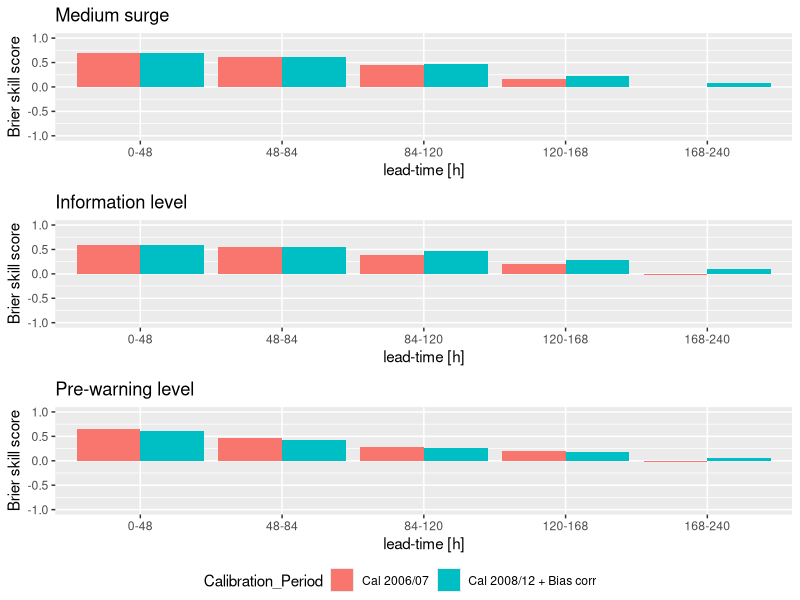

Source code (R):
require("ggplot2")
require("gridExtra")
require("grid")


#make string arrays 

leadtimes = c("0-48", "0-48", "48-84", "48-84","84-120", "84-120", "120-168", "120-168", "168-240", "168-240")
#years = c("2008-2012", "2013-2016", "2008-2012", "2013-2016", "2008-2012", "2013-2016", "2008-2012", "2013-2016", "2008-2012", "2013-2016")
#tides = c("Lowtide", "Hightide", "Lowtide", "Hightide", "Lowtide", "Hightide", "Lowtide", "Hightide", "Lowtide", "Hightide")
#seasons = c("Summer", "Winter", "Summer", "Winter", "Summer", "Winter", "Summer", "Winter", "Summer", "Winter")
#calibration = c("2003/04", "2015/16", "2003/04", "2015/16", "2003/04", "2015/16", "2003/04", "2015/16", "2003/04", "2015/16")
calibration = c("Cal 2006/07", "Cal 2008/12 + Bias corr", "Cal 2006/07", "Cal 2008/12 + Bias corr", "Cal 2006/07", "Cal 2008/12 + Bias corr", "Cal 2006/07", "Cal 2008/12 + Bias corr", "Cal 2006/07", "Cal 2008/12 + Bias corr")



##################################Brier Skill Scores for several locations##############################



#Vlissingen
#BSS_MS = c(0.51, 0.65, 0.41, 0.48, 0.25, 0.22, -0.018, 0.057, -0.0042, -0.046)
#BSS_NS = c(-1.0, -1.0, -0.51, -0.41, 0.026, 0.1, -0.021, -0.075, -0.11, -0.065)
#BSS_IL = c(0.048, 0.58, -0.097, 0.45, -0.46, 0.24, -0.81, -0.18, -1.09, -0.49)
#BSS_PW = c(-0.081, 0.59, -0.3, 0.34, -0.67, -0.07, -0.97, -0.29, -1.07, -0.28)

#Den Helder

#BSS_MS = c(0.66, 0.69, 0.59, 0.6, 0.33, 0.4, 0.015, 0.15, 0.0087, -0.043)
#BSS_NS = c(-1.0, -1.0, 0.3, 0.14, 0.33, 0.3, 0.17, 0.069, -0.023, -0.051)
#BSS_IL = c(0.63, 0.58, 0.57, 0.47, 0.33, 0.29, 0.16, 0.23, 0.040, -0.047)
#BSS_PW = c(0.69, 0.64, 0.65, 0.42, 0.42, 0.27, 0.12, 0.18, 0.098, -0.060)

#Huibertgat
#BSS_MS = c(0.65, 0.74, 0.55, 0.63, 0.45, 0.49, 0.17, 0.28, 0.028, 0.035)
#BSS_NS = c(-0.85, -1.0, 0.37, 0.33, 0.4, 0.36, 0.23, 0.23, -0.003, 0.04)
#BSS_IL = c(0.48, 0.57, 0.45, 0.42, 0.33, 0.28, 0.038, 0.14, -0.072, -0.091)
#BSS_PW = c(0.57, 0.71, 0.55, 0.53, 0.41, 0.35, 0.11, 0.21, -0.016, -0.050)

#Delfzijl

#BSS_MS = c(0.54, 0.57, 0.46, 0.54, 0.34, 0.41, 0.14, 0.21, 0.01, 0.023)
#BSS_NS = c(-0.24, -0.71, 0.47, 0.34, 0.43, 0.32, 0.24, 0.21, 0.059, 0.098)
#BSS_IL = c(0.51, 0.67, 0.5, 0.62, 0.39, 0.48, 0.076, 0.29, -0.058, 0.0029)
#BSS_PW = c(0.55, 0.57, 0.57, 0.51, 0.46, 0.43, 0.21, 0.37, 0.020, 0.1)

#HVH

#BSS_MS = c(0.51, 0.51, 0.33, 0.34, 0.14, 0.19, -0.047, 0.05, 0.044, -0.015)
#BSS_NS = c(-1.0, -1.0, -0.18, -0.28, 0.076, 0.11, 0.019, -0.079, -0.11, -0.11)
#BSS_IL = c(0.61, 0.57, 0.49, 0.43, 0.20, 0.29, -0.10, 0.11, -0.1, -0.074)
#BSS_PW = c(0.51, 0.47, 0.40, 0.35, 0.20, 0.11, -0.048, 0.034, -0.027, 0.0094)


##################tides#################


#HVH

#BSS_MS = c(0.48, 0.54, 0.29, 0.38, 0.15, 0.18, 0.036, -0.022, 0.0041, 0.018)
#BSS_NS = c(-1.0, -1.0, -0.22, -0.23, 0.019, 0.18, -0.11, 0.079, -0.15, -0.058)

#Den Helder

#BSS_MS = c(0.62, 0.73, 0.52, 0.67, 0.35, 0.39, 0.068, 0.12, 0.0099, -0.052)
#BSS_NS = c(-1.0, -1.0, 0.26, 0.22, 0.38, 0.24, 0.19, 0.067, -0.026, -0.041)

#Delfzijl

#BSS_MS = c(0.50, 0.64, 0.47, 0.56, 0.36, 0.40, 0.22, 0.12, 0.037, -0.015)
#BSS_NS = c(-0.57, -0.27, 0.30, 0.56, 0.27, 0.52, 0.16, 0.31, 0.054, 0.10)

########################Seasons###############################
#Delfzijl
#BSS_MS = c(0.26, 0.62, 0.14, 0.55, 0.1, 0.43, 0.008, 0.25, -0.041, -0.013)
#BSS_NS = c(-1.0, 0.27, -0.068, 0.55, 0.21, 0.46, 0.19, 0.29, 0.2, 0.096)

#Den Helder
#BSS_MS = c(0.33, 0.73, 0.26, 0.61, -0.1, 0.41, -0.23, 0.13, -0.058, -0.074)
#BSS_NS = c(-1.0, -0.44, -1.0, 0.49, -0.26, 0.42, -0.48, 0.23, -0.081, 0.027)

#HVH
#BSS_MS = c(0.17, 0.47, -0.024, 0.30, 0.19, 0.058, -0.021, -0.058, -0.026, -0.048)
#BSS_NS = c(-1.0, -1.0, -1.0, 0.25, -1.0, 0.28, -1.0, 0.094, -0.064, 0.075)


######################Calibration0910###################################

#HVH

#BSS_MS = c(0.51, 0.55, 0.33, 0.42, 0.14, 0.25, -0.047, -0.14, 0.044, -0.15)
#BSS_IL = c(0.61, 0.66, 0.49, 0.55, 0.20, 0.27, -0.10, -0.32, -0.1, -0.47)
#BSS_PW = c(0.51, 0.50, 0.40, 0.52, 0.20, 0.22, -0.048, -0.23, -0.027, -0.25)

#Delfzijl

#BSS_MS = c(0.54, 0.49, 0.46, 0.46, 0.34, 0.37, 0.14, 0.18, 0.01, -0.031)
#BSS_NS = c(-0.24, -0.71, 0.47, 0.34, 0.43, 0.32, 0.24, 0.21, 0.059, 0.098)
#BSS_IL = c(0.51, 0.51, 0.5, 0.58, 0.39, 0.48, 0.076, 0.29, 0.16, -0.077)
#BSS_PW = c(0.55, 0.61, 0.57, 0.63, 0.46, 0.51, 0.21, 0.27, 0.020, 0.0085)


#Den Helder

#BSS_MS = c(0.66, 0.60, 0.59, 0.59, 0.33, 0.41, 0.015, 0.0092, 0.0087, -0.0055)
#BSS_NS = c(-1.0, -1.0, 0.3, 0.14, 0.33, 0.3, 0.17, 0.069, -0.023, -0.051)
#BSS_IL = c(0.63, 0.67, 0.57, 0.66, 0.33, 0.53, 0.16, 0.23, 0.040, 0.068)
#BSS_PW = c(0.69, 0.69, 0.65, 0.68, 0.42, 0.58, 0.12, 0.18, 0.098, 0.13)



############################Validation1314/1516######################################

#HVH

#BSS_MS = c(0.5, 0.42, 0.41, 0.48, 0.43, 0.42, 0.33, 0.29, 0.28, 0.07, -0.0024, 0.033, 0.072, -0.086, 0.0076)
#BSS_NS = c(-1.0, -1.0, -1.0, -1.0, -1.0, -1.0, -0.34, -1.0, -1.0, -0.38, 0.11, -0.22, -0.23, -0.32, -0.24)
#BSS_IL = c(0.66, 0.54, 0.52, 0.71, 0.61, 0.59, 0.56, 0.50, 0.48, 0.29, 0.22, 0.24, 0.18, 0.061, 0.11)
#BSS_PW = c(0.47, 0.39, 0.38, 0.55, 0.48, 0.46, 0.43, 0.38, 0.36, 0.25, 0.20, 0.22, 0.14, 0.031, 0.095)

#Delfzijl

#BSS_MS = c(0.58, 0.38, 0.33, 0.61, 0.46, 0.42, 0.53, 0.45, 0.42, 0.38, 0.38, 0.38, 0.11, 0.046, 0.0076)
#BSS_NS = c(-1.0, -1.0, -1.0, 0.21, -1.0, -1.0, 0.19, -0.66, -1.0, 0.0083, 0.075, 0.073, -0.21, -0.19, -0.076)
#BSS_IL = c(0.66, 0.45, 0.42, 0.69, 0.52, 0.49, 0.53, 0.40, 0.39, 0.34, 0.32, 0.31, 0.096, 0.043, 0.082)
#BSS_PW = c(0.65, 0.44, 0.41, 0.58, 0.42, 0.39, 0.43, 0.34, 0.32, 0.25, 0.22, 0.20, 0.1, 0.077, 0.091)

#Den Helder

#BSS_MS = c(0.67, 0.52, 0.42, 0.60, 0.53, 0.45, 0.52, 0.44, 0.38, 0.28, 0.24, 0.22, 0.13, 0.12, 0.12)
#BSS_NS = c(-1.0, -1.0, -1.0, -0.20, -1.0, -1.0 ,0.06, -1.0, -1.0, -0.095, -0.21, -0.42, -0.090, -0.21, -0.1)
#BSS_IL = c(0.55, 0.49, 0.39, 0.42, 0.47, 0.40, 0.23, 0.39, 0.36, 0.11, 0.19, 0.20, 0.055, 0.063, 0.078)
#BSS_PW = c(0.53, 0.40, 0.32, 0.46, 0.32, 0.29, 0.24, 0.066, 0.1, 0.16, 0.05, 0.0073, 0.034, 0.006, 0.02)


###############################Validation1516#################################

#HVH

#BSS_MS = c(0.5, 0.41, 0.48, 0.42, 0.33, 0.28, 0.07, 0.033, 0.072, 0.0076)
#BSS_NS = c(-1.0, -1.0, -1.0, -1.0, -0.34, -1.0, -0.38, -0.22, -0.23, -0.24)
#BSS_IL = c(0.66, 0.52, 0.71, 0.59, 0.56, 0.48, 0.29, 0.24, 0.18, 0.11)
#BSS_PW = c(0.47, 0.38, 0.55, 0.46, 0.43, 0.36, 0.25, 0.22, 0.14, 0.095)

#Delfzijl

#BSS_MS = c(0.58, 0.33, 0.61, 0.42, 0.53, 0.42, 0.38, 0.38, 0.11, 0.076)
#BSS_NS = c(-1.0, -1.0, 0.21, -1.0, 0.19, -1.0, 0.0083, 0.073, -0.21, -0.076)
#BSS_IL = c(0.66, 0.42, 0.69, 0.49, 0.53, 0.39, 0.34, 0.31, 0.096, 0.082)
#BSS_PW = c(0.65, 0.41, 0.58, 0.39, 0.43, 0.32, 0.25, 0.20, 0.1, 0.091)

#Den Helder

#BSS_MS = c(0.67, 0.42, 0.60, 0.45, 0.52, 0.38, 0.28, 0.22, 0.13, 0.12)
#BSS_NS = c(-1.0, -1.0, -0.20, -1.0, 0.06, -1.0, -0.095, -0.42, -0.090, -0.1)
#BSS_IL = c(0.55, 0.39, 0.42, 0.40, 0.23, 0.36, 0.11, 0.20, 0.055, 0.078)
#BSS_PW = c(0.53, 0.32, 0.46, 0.29, 0.24, 0.1, 0.16, 0.0073, 0.034, 0.02)

###############################Validation cal0912 / cal0912 + Cor 1317############################################

#HVH

#BSS_MS = c(0.52, 0.50, 0.39, 0.40, 0.23, 0.25, 0.063, 0.11, 0.018, 0.067)
#BSS_NS = c(-1.0, -1.0, -1.0, -1.0, -1.0, -1.0, -0.34, -1.0, -1.0, -0.38, 0.11, -0.22, -0.23, -0.32, -0.24)
#BSS_IL = c(0.63, 0.65, 0.57, 0.58, 0.43, 0.45, 0.20, 0.26, 0.051, 0.13)
#BSS_PW = c(0.48, 0.45, 0.45, 0.45, 0.28, 0.30, 0.15, 0.20, 0.086, 0.15)

#Delfzijl

#BSS_MS = c(0.58, 0.62, 0.57, 0.60, 0.44, 0.48, 0.24, 0.32, 0.032, 0.12)
#BSS_NS = c(-1.0, -1.0, -1.0, 0.21, -1.0, -1.0, 0.19, -0.66, -1.0, 0.0083, 0.075, 0.073, -0.21, -0.19, -0.076)
#BSS_IL = c(0.71, 0.68, 0.68, 0.65, 0.53, 0.54, 0.32, 0.36, 0.045, 0.14)
#BSS_PW = c(0.62, 0.65, 0.55, 0.58, 0.45, 0.47, 0.34, 0.32, 0.11, 0.13)

#Den Helder

BSS_MS = c(0.70, 0.70, 0.61, 0.62, 0.44, 0.47, 0.17, 0.22, 0.0013, 0.075)
#BSS_NS = c(-1.0, -1.0, -1.0, -0.20, -1.0, -1.0 ,0.06, -1.0, -1.0, -0.095, -0.21, -0.42, -0.090, -0.21, -0.1)
BSS_IL = c(0.60, 0.59, 0.54, 0.56, 0.38, 0.46, 0.21, 0.28, -0.017, 0.10)
BSS_PW = c(0.66, 0.62, 0.46, 0.43, 0.29, 0.26, 0.20, 0.18, -0.030, 0.058)


###########################################################

#make dataframe

dataframe = data.frame(leadtimes = leadtimes, Calibration_Period = calibration)

#assign BSS to dataframe


dataframe$Brier_Skill_Score_MediumSurge = BSS_MS
#dataframe$Brier_Skill_Score_NegSurge = BSS_NS
dataframe$Brier_Skill_Score_IL = BSS_IL
dataframe$Brier_Skill_Score_PW = BSS_PW


# function for shared legend

grid_arrange_shared_legend <- function(...) {
    plots <- list(...)
    g <- ggplotGrob(plots[[1]] + theme(legend.position="bottom"))$grobs
    legend <- g[[which(sapply(g, function(x) x$name) == "guide-box")]]
    lheight <- sum(legend$height)
    grid.arrange(
        do.call(arrangeGrob, lapply(plots, function(x)
            x + theme(legend.position="none"))),
        legend,
        ncol = 1,
        heights = unit.c(unit(1, "npc") - lheight, lheight))
}


dataframe$ordered_lead <- factor(dataframe$leadtimes, c("0-48", "48-84", "84-120", "120-168", "168-240"))
print(dataframe)

#plot
 
p1 <-ggplot(dataframe, aes(x = ordered_lead, y = Brier_Skill_Score_MediumSurge, fill = Calibration_Period))
p1 = p1 +geom_bar(stat = "identity", position = "dodge") + ylim(-1.0, 1.0) + ggtitle("Medium surge") + xlab("lead-time [h]") + ylab("Brier skill score")

#p2 <-ggplot(dataframe, aes(x = ordered_lead, y = Brier_Skill_Score_NegSurge, fill = Calibration_Period))
#p2 = p2 +geom_bar(stat = "identity", position = "dodge") + ylim(-1.0, 1.0) + ggtitle("-50cm surge") + xlab("leadtime [hr]") + ylab("Brier Skill Score")


p3 <-ggplot(dataframe, aes(x = ordered_lead, y = Brier_Skill_Score_IL, fill = Calibration_Period))
p3 = p3 +geom_bar(stat = "identity", position = "dodge") + ylim(-1.0, 1.0) + ggtitle("Information level") + xlab("lead-time [h]") + ylab("Brier skill score")

p4 <-ggplot(dataframe, aes(x = ordered_lead, y = Brier_Skill_Score_PW, fill = Calibration_Period))
p4 = p4 +geom_bar(stat = "identity", position = "dodge") + ylim(-1.0, 1.0) + ggtitle("Pre-warning level") + xlab("lead-time [h]") + ylab("Brier skill score")

#make pdf
pdf("/usr/people/wagenaa/Den_Helder/BSS_plots_DH_calibration0912_corr.pdf", onefile = FALSE)

grid_arrange_shared_legend(p1, p3, p4)


